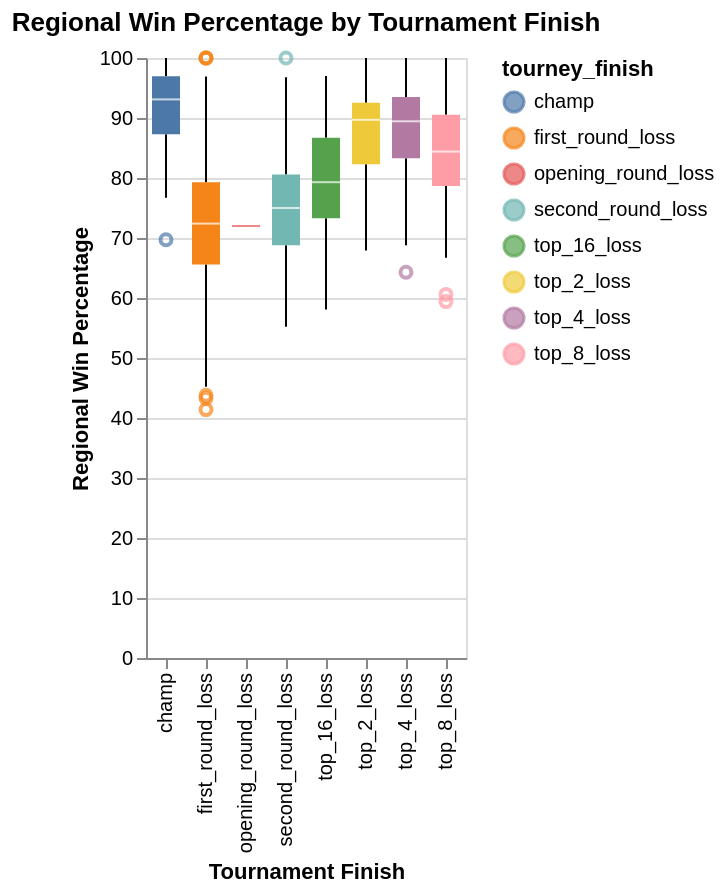

The notebook cell this image was saved under:
### Markdown cell above
Visualization 1: This visualization is relevant to the analysis because it assesses whether teams with higher regional win percentages have a relationship with deeper tournament finishes. It also helps identify if success throughout the regular season correlates with post-season performance.

### Code cell
viz1 = alt.Chart(tidy_womensbb_df).mark_boxplot().encode(
    x = alt.X("tourney_finish:N", title = "Tournament Finish"),
    y = alt.Y("reg_wins_pct:Q", title = "Regional Win Percentage"),
    color = "tourney_finish:N"
).properties(title = "Regional Win Percentage by Tournament Finish")

viz1

### Figure 1 — Vega-Lite specification as saved in the notebook (floating-point values rounded to 4 significant figures; data arrays with more than 128 entries replaced by an {"elided": "..."} marker saying what was removed)
{"config": {"view": {"continuousWidth": 300, "continuousHeight": 300}}, "data": {"name": "data-6df5d0def1365fc05b3fb8d46c4098f2"}, "mark": {"type": "boxplot"}, "encoding": {"color": {"field": "tourney_finish", "type": "nominal"}, "x": {"field": "tourney_finish", "title": "Tournament Finish", "type": "nominal"}, "y": {"field": "reg_wins_pct", "title": "Regional Win Percentage", "type": "quantitative"}}, "title": "Regional Win Percentage by Tournament Finish", "$schema": "https://vega.github.io/schema/vega-lite/v5.20.1.json", "datasets": {"data-6df5d0def1365fc05b3fb8d46c4098f2": {"elided": "2031 records"}}}
